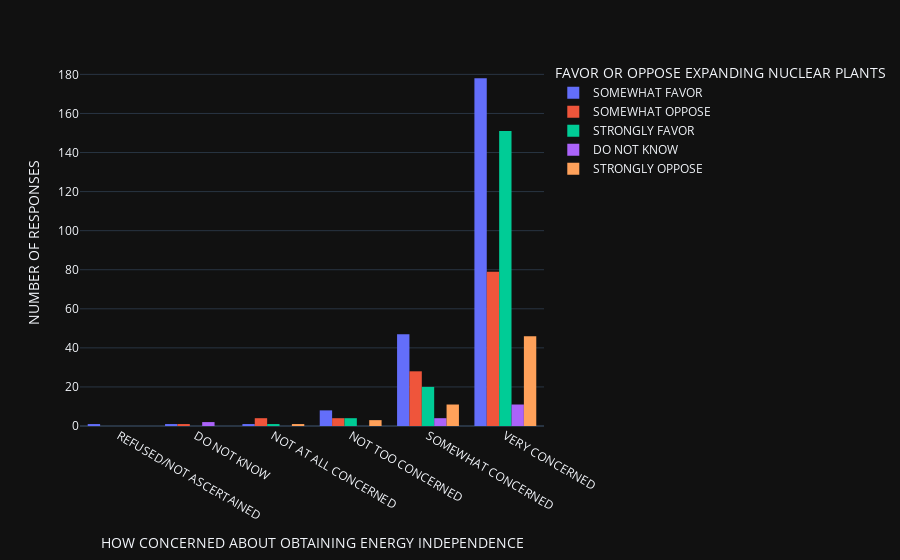

Notebook code cell kept with this figure:
### Code cell
import plotly.express as px
# Concern about Energy Indepenence vs Nuclear energy 

# Q11: HOW CONCERNED ABOUT OBTAINING ENERGY INDEPENDENCE
# Q13: FAVOR OR OPPOSE EXPANDING NUCLEAR PLANT IN THE MIDLANDS OF SC

fig = px.histogram(df_IC, x="Q13", color="Q11", template='plotly_dark', barmode="group").update_xaxes(categoryorder='total ascending').update_layout(
xaxis_title="FAVOR OR OPPOSE EXPANDING NUCLEAR PLANTS", yaxis_title="NUMBER OF RESPONSES", legend_title="HOW CONCERNED ABOUT OBTAINING ENERGY INDEPENDENCE",
)
fig.show()

### Figure 1 — Plotly figure (JSON) as saved in the notebook; plotly's stock layout.template omitted (floating-point values rounded to 4 significant figures; data arrays with more than 128 entries replaced by an {"elided": "..."} marker saying what was removed)
{"data": [{"alignmentgroup": "True", "bingroup": "x", "hovertemplate": "Q13=SOMEWHAT FAVOR<br>Q11=%{x}<br>count=%{y}<extra></extra>", "legendgroup": "SOMEWHAT FAVOR", "marker": {"color": "#636efa", "pattern": {"shape": ""}}, "name": "SOMEWHAT FAVOR", "offsetgroup": "SOMEWHAT FAVOR", "orientation": "v", "showlegend": true, "type": "histogram", "x": {"elided": "236 str values"}, "xaxis": "x", "yaxis": "y"}, {"alignmentgroup": "True", "bingroup": "x", "hovertemplate": "Q13=SOMEWHAT OPPOSE<br>Q11=%{x}<br>count=%{y}<extra></extra>", "legendgroup": "SOMEWHAT OPPOSE", "marker": {"color": "#EF553B", "pattern": {"shape": ""}}, "name": "SOMEWHAT OPPOSE", "offsetgroup": "SOMEWHAT OPPOSE", "orientation": "v", "showlegend": true, "type": "histogram", "x": ["SOMEWHAT CONCERNED", "SOMEWHAT CONCERNED", "VERY CONCERNED", "NOT TOO CONCERNED", "VERY CONCERNED", "VERY CONCERNED", "VERY CONCERNED", "VERY CONCERNED", "VERY CONCERNED", "VERY CONCERNED", "VERY CONCERNED", "VERY CONCERNED", "DO NOT KNOW", "SOMEWHAT CONCERNED", "VERY CONCERNED", "VERY CONCERNED", "VERY CONCERNED", "VERY CONCERNED", "VERY CONCERNED", "VERY CONCERNED", "VERY CONCERNED", "VERY CONCERNED", "SOMEWHAT CONCERNED", "SOMEWHAT CONCERNED", "SOMEWHAT CONCERNED", "VERY CONCERNED", "NOT AT ALL CONCERNED", "SOMEWHAT CONCERNED", "NOT AT ALL CONCERNED", "VERY CONCERNED", "VERY CONCERNED", "VERY CONCERNED", "VERY CONCERNED", "VERY CONCERNED", "VERY CONCERNED", "VERY CONCERNED", "NOT TOO CONCERNED", "VERY CONCERNED", "VERY CONCERNED", "VERY CONCERNED", "VERY CONCERNED", "VERY CONCERNED", "NOT AT ALL CONCERNED", "VERY CONCERNED", "VERY CONCERNED", "VERY CONCERNED", "VERY CONCERNED", "SOMEWHAT CONCERNED", "VERY CONCERNED", "SOMEWHAT CONCERNED", "VERY CONCERNED", "VERY CONCERNED", "NOT TOO CONCERNED", "VERY CONCERNED", "VERY CONCERNED", "VERY CONCERNED", "VERY CONCERNED", "SOMEWHAT CONCERNED", "VERY CONCERNED", "SOMEWHAT CONCERNED", "SOMEWHAT CONCERNED", "VERY CONCERNED", "SOMEWHAT CONCERNED", "SOMEWHAT CONCERNED", "SOMEWHAT CONCERNED", "VERY CONCERNED", "VERY CONCERNED", "VERY CONCERNED", "VERY CONCERNED", "SOMEWHAT CONCERNED", "VERY CONCERNED", "VERY CONCERNED", "VERY CONCERNED", "VERY CONCERNED", "VERY CONCERNED", "NOT AT ALL CONCERNED", "SOMEWHAT CONCERNED", "SOMEWHAT CONCERNED", "VERY CONCERNED", "VERY CONCERNED", "SOMEWHAT CONCERNED", "VERY CONCERNED", "VERY CONCERNED", "SOMEWHAT CONCERNED", "VERY CONCERNED", "VERY CONCERNED", "VERY CONCERNED", "VERY CONCERNED", "VERY CONCERNED", "VERY CONCERNED", "NOT TOO CONCERNED", "SOMEWHAT CONCERNED", "VERY CONCERNED", "VERY CONCERNED", "VERY CONCERNED", "SOMEWHAT CONCERNED", "VERY CONCERNED", "VERY CONCERNED", "SOMEWHAT CONCERNED", "VERY CONCERNED", "SOMEWHAT CONCERNED", "VERY CONCERNED", "SOMEWHAT CONCERNED", "VERY CONCERNED", "VERY CONCERNED", "VERY CONCERNED", "VERY CONCERNED", "SOMEWHAT CONCERNED", "SOMEWHAT CONCERNED", "VERY CONCERNED", "SOMEWHAT CONCERNED", "VERY CONCERNED", "VERY CONCERNED", "VERY CONCERNED", "VERY CONCERNED", "VERY CONCERNED"], "xaxis": "x", "yaxis": "y"}, {"alignmentgroup": "True", "bingroup": "x", "hovertemplate": "Q13=STRONGLY FAVOR<br>Q11=%{x}<br>count=%{y}<extra></extra>", "legendgroup": "STRONGLY FAVOR", "marker": {"color": "#00cc96", "pattern": {"shape": ""}}, "name": "STRONGLY FAVOR", "offsetgroup": "STRONGLY FAVOR", "orientation": "v", "showlegend": true, "type": "histogram", "x": {"elided": "176 str values"}, "xaxis": "x", "yaxis": "y"}, {"alignmentgroup": "True", "bingroup": "x", "hovertemplate": "Q13=DO NOT KNOW<br>Q11=%{x}<br>count=%{y}<extra></extra>", "legendgroup": "DO NOT KNOW", "marker": {"color": "#ab63fa", "pattern": {"shape": ""}}, "name": "DO NOT KNOW", "offsetgroup": "DO NOT KNOW", "orientation": "v", "showlegend": true, "type": "histogram", "x": ["VERY CONCERNED", "VERY CONCERNED", "VERY CONCERNED", "VERY CONCERNED", "VERY CONCERNED", "DO NOT KNOW", "VERY CONCERNED", "SOMEWHAT CONCERNED", "SOMEWHAT CONCERNED", "VERY CONCERNED", "VERY CONCERNED", "VERY CONCERNED", "VERY CONCERNED", "DO NOT KNOW", "SOMEWHAT CONCERNED", "VERY CONCERNED", "SOMEWHAT CONCERNED"], "xaxis": "x", "yaxis": "y"}, {"alignmentgroup": "True", "bingroup": "x", "hovertemplate": "Q13=STRONGLY OPPOSE<br>Q11=%{x}<br>count=%{y}<extra></extra>", "legendgroup": "STRONGLY OPPOSE", "marker": {"color": "#FFA15A", "pattern": {"shape": ""}}, "name": "STRONGLY OPPOSE", "offsetgroup": "STRONGLY OPPOSE", "orientation": "v", "showlegend": true, "type": "histogram", "x": ["VERY CONCERNED", "VERY CONCERNED", "VERY CONCERNED", "VERY CONCERNED", "SOMEWHAT CONCERNED", "VERY CONCERNED", "SOMEWHAT CONCERNED", "NOT TOO CONCERNED", "NOT TOO CONCERNED", "VERY CONCERNED", "SOMEWHAT CONCERNED", "VERY CONCERNED", "VERY CONCERNED", "SOMEWHAT CONCERNED", "NOT AT ALL CONCERNED", "SOMEWHAT CONCERNED", "VERY CONCERNED", "VERY CONCERNED", "VERY CONCERNED", "VERY CONCERNED", "VERY CONCERNED", "VERY CONCERNED", "VERY CONCERNED", "VERY CONCERNED", "VERY CONCERNED", "VERY CONCERNED", "VERY CONCERNED", "VERY CONCERNED", "VERY CONCERNED", "SOMEWHAT CONCERNED", "VERY CONCERNED", "VERY CONCERNED", "VERY CONCERNED", "VERY CONCERNED", "SOMEWHAT CONCERNED", "SOMEWHAT CONCERNED", "VERY CONCERNED", "VERY CONCERNED", "VERY CONCERNED", "VERY CONCERNED", "VERY CONCERNED", "SOMEWHAT CONCERNED", "VERY CONCERNED", "VERY CONCERNED", "VERY CONCERNED", "VERY CONCERNED", "VERY CONCERNED", "VERY CONCERNED", "SOMEWHAT CONCERNED", "NOT TOO CONCERNED", "VERY CONCERNED", "VERY CONCERNED", "VERY CONCERNED", "VERY CONCERNED", "VERY CONCERNED", "SOMEWHAT CONCERNED", "VERY CONCERNED", "VERY CONCERNED", "VERY CONCERNED", "VERY CONCERNED", "VERY CONCERNED"], "xaxis": "x", "yaxis": "y"}], "layout": {"autosize": true, "barmode": "group", "legend": {"title": {"text": "FAVOR OR OPPOSE EXPANDING NUCLEAR PLANTS"}, "tracegroupgap": 0}, "margin": {"t": 60}, "xaxis": {"anchor": "y", "autorange": true, "categoryorder": "total ascending", "domain": [0, 1], "range": [-0.5, 5.5], "title": {"text": "HOW CONCERNED ABOUT OBTAINING ENERGY INDEPENDENCE"}, "type": "category"}, "yaxis": {"anchor": "x", "autorange": true, "domain": [0, 1], "range": [0, 187.4], "title": {"text": "NUMBER OF RESPONSES"}}}}
